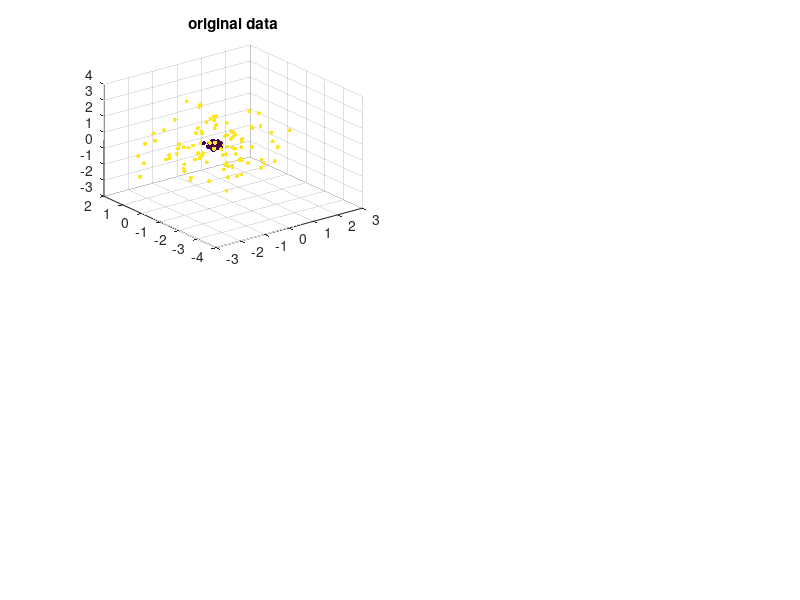

Reproduce this figure in MATLAB. (Note: this script raises an error after producing the figure.)
%% Run this file to see the results of CPM on a number of examples

% The first seven examples are used to show that CPM can preserve geometric structures of the data

% The last two examples use CPM to reveal the geometric structure of the MNIST and the COIL 20 dataset 
clear all; close all
addpath('drtoolbox')
%% Example 1: enclosing clusters
data = [0.1*randn(100,3);randn(100,3)];%;
C = [ones(100,1); 2*ones(100,1)];
figure(1); title(' enclosing clusters')
subplot(2,2,1);scatter3(data(:,1),data(:,2),data(:,3),9,C,'filled'); title('original data');pause(.1);
pause(1);
ydata = compute_mapping(data,'PCA',2);
subplot(2,2,2); scatter(ydata(:,1),ydata(:,2),9,C,'filled'); title('PCA');pause(.1);
pause(.1);
ydata = compute_mapping(data,'tSNE',2);
subplot(2,2,3); scatter(ydata(:,1),ydata(:,2),9,C,'filled'); title('tSNE');pause(.1);
pause(.1);
ydata = cpm(data,2,0,2,1000);
subplot(2,2,4); scatter(ydata(:,1),ydata(:,2),9,C,'filled'); title('CPM');
disp('press any key to run the next example')
pause;

%% Example 2: 3 clusters of different sizes and distances
close all;
N = 2^8; % number of points considered
data = [rand(N,20);[rand(N,1)+1.5,rand(N,19)];[rand(N,1)+8,rand(N,19)]];
C = [ones(N,1); 2*ones(N,1); 3*ones(N,1)];
figure(1); title(' 3 clusters of different sizes and distances'); 
subplot(2,2,1);scatter(data(:,1),data(:,2),9,C,'filled'); title('original data:'); pause(.1);
ydata = compute_mapping(data,'PCA',2);
subplot(2,2,2); scatter(ydata(:,1),ydata(:,2),9,C,'filled'); title('PCA'); pause(.1);
ydata = compute_mapping(data,'tSNE',2);
subplot(2,2,3); scatter(ydata(:,1),ydata(:,2),9,C,'filled'); title('tSNE'); pause(.1);
ydata = cpm(data,2,0,2,1000);
subplot(2,2,4); scatter(ydata(:,1),ydata(:,2),9,C,'filled'); title('CPM');
disp('press any key to run the next example')
pause;
%% Example 3: interlacing circles
close all;
t = 2*pi*randn(N,1);
x = cos(t)+randn(N,1)*0.1; y = sin(t)+randn(N,1)*0.1;
data = [x,y];
x =  cos(t)+randn(N,1)*0.1+0.5;  y = sin(t)+randn(N,1)*0.1;
data = [data,zeros(N,1);zeros(N,1),x,y];
C = [ones(N,1); 2*ones(N,1)];
figure(1);  title('interlacing circles')
subplot(2,2,1);scatter3(data(:,1),data(:,2),data(:,3),9,C,'filled'); title('original data'); pause(.1);
ydata = compute_mapping(data,'PCA',2);
subplot(2,2,2); scatter(ydata(:,1),ydata(:,2),9,C,'filled'); title('PCA');pause(.1);

ydata = compute_mapping(data,'tSNE',2);
subplot(2,2,3); scatter(ydata(:,1),ydata(:,2),9,C,'filled'); title('tSNE'); pause(.1);
ydata = cpm(data,2,0,2,1000);
subplot(2,2,4); scatter(ydata(:,1),ydata(:,2),9,C,'filled'); title('CPM');
disp('press any key to run the next example')
pause;


%% Example 4:three clusters connected by a line.
clear all
close all
p=100;
data = [randn(100,p);randn(100,p)+3/sqrt(p);[0:1:99]'*1/sqrt(p)*ones(1,p)];
data = [data; 3*randn(100,p)+100/sqrt(p)];

C=[ones(100,1);ones(100,1)*2;ones(100,1)*3;ones(100,1)*4];
figure(1); title('Two clusters connected by a line')
subplot(2,2,1);scatter3(data(:,1),data(:,2),data(:,3),9,C,'filled'); title('data: three clusters connected by a line, first 3 dims'); pause(.1);
ydata = compute_mapping(data,'PCA',2);
subplot(2,2,2); scatter(ydata(:,1),ydata(:,2),9,C,'filled'); title('PCA');pause(.1);
ydata = compute_mapping(data,'tSNE',2);
subplot(2,2,3); scatter(ydata(:,1),ydata(:,2),9,C,'filled'); title('tSNE');pause(.1);
ydata = cpm(data,2,0,2,1000);
subplot(2,2,4); scatter(ydata(:,1),ydata(:,2),9,C,'filled'); title('CPM');
disp('press any key to run the next example')
pause;

%% Example 5: augmented swiss roll
close all
N = 2^9; % number of points considered
t = rand(1,N);
t = sort(2*pi*sqrt(t))'; 
z = 4*pi*rand(N,1); % random heights
x = (t+.1).*cos(t);
y = (t+.1).*sin(t);
w = .5*pi*randn(N,1);
data = [x,y,z,w,randn(N,1)*8,randn(N,1)*6];

C = ind2rgb(uint8(256*(t.^2+1)/max(t.^2+1)),jet(256));
C = squeeze(C);

figure(1); 
subplot(2,2,1);scatter3(data(:,1),data(:,2),data(:,3),9,C,'filled'); title('data: augmented swiss roll'); pause(.1);
ydata = compute_mapping(data,'Isomap',2);
subplot(2,2,2); scatter(ydata(:,1),ydata(:,2),9,C,'filled'); title('Isomap');pause(.1);
ydata = compute_mapping(data,'tSNE',2);
subplot(2,2,3); scatter(ydata(:,1),ydata(:,2),9,C,'filled'); title('tSNE');pause(.1);
ydata = cpm(data,2,1,10,1000);
subplot(2,2,4); scatter(ydata(:,1),ydata(:,2),9,C,'filled'); title('CPM');
disp('press any key to run the next example')
pause;

%% Example 6: enclosing balls
clear all
close all
n = 20;
N = 1000;
data=randn(N,n);
X1 = data;
d = sqrt(diag(X1*X1'));
r = prctile(sort(d),30);
    for i=1:size(data,1)
    if norm(data(i,:))<r
        C(i) = 1;
    else
       
        C(i) = 2;
      
    end
    end
figure(1);
subplot(2,2,1);scatter3(data(:,1),data(:,2),data(:,3),9,C,'filled'); title(' non-overlapping ball and shell: first two dimensions'); pause(.1);
ydata = compute_mapping(data,'PCA',2);
subplot(2,2,2); scatter(ydata(:,1),ydata(:,2),9,C,'filled'); title('PCA');pause(.1);
ydata = compute_mapping(data,'tSNE',2);
subplot(2,2,3); scatter(ydata(:,1),ydata(:,2),9,C,'filled'); title('tSNE');pause(.1);
ydata = cpm(data,2,0,2,1000);
subplot(2,2,4); scatter(ydata(:,1),ydata(:,2),9,C,'filled'); title('CPM');
disp('press any key to run the next example')
pause;

%% Example 7: Tree
close all; clear all;
t = 0:0.01:2;
t=t';
branch1 = [zeros(size(t)),t];
branch2 = [2*t, 1/2*t];
branch3 = [2*t, 1/2*t+1/2];
branch4 = [-2*t,1/2*t+1/4];
branch5 = [-2*t,1/2*t+3/4];
data = [branch1;branch2;branch3;branch4;branch5];
C = kron(1:5,ones(1,length(t)));
figure(1);
subplot(2,2,1);scatter(data(:,1),data(:,2),9,C,'filled'); title('True data'); pause(.1);
ydata = compute_mapping(data,'PCA',2);
subplot(2,2,2); scatter(ydata(:,1),ydata(:,2),9,C,'filled'); title('PCA');pause(.1);
ydata = compute_mapping(data,'tSNE',2);
subplot(2,2,3); scatter(ydata(:,1),ydata(:,2),9,C,'filled'); title('tSNE');pause(.1);
ydata = cpm(data,2,0,2,1000);
subplot(2,2,4); scatter(ydata(:,1),ydata(:,2),9,C,'filled'); title('CPM');
disp('press any key to run the next example')
pause;
%% Example 8: MNIST 
clear all; close al;
load('mnist_test.mat');
k = randperm(10000);
% randomly sample 1000 samples
data = test_X(k(1:1000),:); 
C = test_labels(k(1:1000));
figure(1); 
disp('Running PCA....')
ydata = compute_mapping(data,'PCA',2);
subplot(2,2,1); scatter(ydata(:,1),ydata(:,2),9,C,'filled'); title('MNIST result by PCA');pause(.1);
disp('Running tSNE....')
ydata = compute_mapping(data,'tSNE',2,0);
subplot(2,2,2); scatter(ydata(:,1),ydata(:,2),9,C,'filled'); title('tSNE');pause(.1);
disp('Running LLE....')
ydata = compute_mapping(data,'LLE',2);
subplot(2,2,3); scatter(ydata(:,1),ydata(:,2),9,C,'filled'); title('LLE');pause(.1);
disp('Running CPM with geodesic distance....')
ydata = cpm(data,2,1,4,1000);
figure(1);
subplot(2,2,4); scatter(ydata(:,1),ydata(:,2),9,C,'filled'); title('CPM');
disp('press any key to run the next example')
pause;
%% Example 9: COIL20
close all; clear all;
disp('Importing Coil20 dataset')
load('COIL20');
data = fea; C = gnd;
figure(1); 
disp('Running PCA....')
ydata = compute_mapping(data,'PCA',2); 
subplot(3,2,1); scatter(ydata(:,1),ydata(:,2),9,C,'filled'); title('COIL 20 result by PCA');pause(.1);
disp('Running tSNE....')
ydata = compute_mapping(data,'tSNE',2,0); 
subplot(3,2,2); scatter(ydata(:,1),ydata(:,2),9,C,'filled'); title('tSNE'); pause(.1);
disp('Running CPM....')
ydata = cpm(data,2,0,2,2000);
subplot(2,2,3); scatter(ydata(:,1),ydata(:,2),9,C,'filled'); title('CPM with Euclidean distance');pause(.1);
disp('Running CPM with geodesic distance....')
ydata = cpm(data,2,1,2,1000);
subplot(2,2,4); scatter(ydata(:,1),ydata(:,2),9,C,'filled'); title('CPM with geodesic distance');

